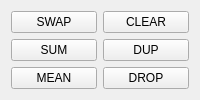
        <widget class="QWidget" name="tab_pile">
         <attribute name="title">
          <string>&amp;Pile</string>
         </attribute>
         <attribute name="toolTip">
          <string>Fonctions pour agir sur la pile.
Raccourci : P</string>
         </attribute>
         <layout class="QHBoxLayout" name="horizontalLayout_6">
          <item>
           <layout class="QGridLayout" name="gridLayout_tabPile">
            <item row="0" column="0">
             <widget class="QPushButton" name="pushButton_swap">
              <property name="toolTip">
               <string>&lt;!DOCTYPE HTML PUBLIC &quot;-//W3C//DTD HTML 4.0//EN&quot; &quot;http://www.w3.org/TR/REC-html40/strict.dtd&quot;&gt;
&lt;html&gt;&lt;head&gt;&lt;meta name=&quot;qrichtext&quot; content=&quot;1&quot; /&gt;&lt;style type=&quot;text/css&quot;&gt;
p, li { white-space: pre-wrap; }
&lt;/style&gt;&lt;/head&gt;&lt;body style=&quot; font-family:'MS Shell Dlg 2'; font-size:7.8pt; font-weight:400; font-style:normal;&quot;&gt;
&lt;p style=&quot; margin-top:0px; margin-bottom:0px; margin-left:0px; margin-right:0px; -qt-block-indent:0; text-indent:0px;&quot;&gt;&lt;span style=&quot; font-size:8pt;&quot;&gt;Dépile X puis Y intervertit les expressions situées au rangs X et Y, comptés à partir de 1 depuis la 1ère expression entrée dans la pile&lt;/span&gt;&lt;/p&gt;
&lt;p style=&quot; margin-top:0px; margin-bottom:0px; margin-left:0px; margin-right:0px; -qt-block-indent:0; text-indent:0px;&quot;&gt;&lt;span style=&quot; font-size:8pt; font-style:italic;&quot;&gt;X: Entier&lt;/span&gt;&lt;/p&gt;
&lt;p style=&quot; margin-top:0px; margin-bottom:0px; margin-left:0px; margin-right:0px; -qt-block-indent:0; text-indent:0px;&quot;&gt;&lt;span style=&quot; font-size:8pt; font-style:italic;&quot;&gt;Y: Entier&lt;/span&gt;&lt;/p&gt;
&lt;p align=&quot;right&quot; style=&quot; margin-top:0px; margin-bottom:0px; margin-left:0px; margin-right:0px; -qt-block-indent:0; text-indent:0px;&quot;&gt;&lt;span style=&quot; font-size:8pt; font-style:italic;&quot;&gt;Rac.:  &lt;/span&gt;&lt;span style=&quot; font-size:8pt; font-weight:600;&quot;&gt;&amp;lt;&lt;/span&gt;&lt;/p&gt;&lt;/body&gt;&lt;/html&gt;</string>
              </property>
              <property name="text">
               <string>SWAP</string>
              </property>
              <property name="shortcut">
               <string>&lt;</string>
              </property>
             </widget>
            </item>
            <item row="0" column="1">
             <widget class="QPushButton" name="pushButton_clear">
              <property name="toolTip">
               <string>&lt;!DOCTYPE HTML PUBLIC &quot;-//W3C//DTD HTML 4.0//EN&quot; &quot;http://www.w3.org/TR/REC-html40/strict.dtd&quot;&gt;
&lt;html&gt;&lt;head&gt;&lt;meta name=&quot;qrichtext&quot; content=&quot;1&quot; /&gt;&lt;style type=&quot;text/css&quot;&gt;
p, li { white-space: pre-wrap; }
&lt;/style&gt;&lt;/head&gt;&lt;body style=&quot; font-family:'MS Shell Dlg 2'; font-size:7.8pt; font-weight:400; font-style:normal;&quot;&gt;
&lt;p style=&quot; margin-top:0px; margin-bottom:0px; margin-left:0px; margin-right:0px; -qt-block-indent:0; text-indent:0px;&quot;&gt;&lt;span style=&quot; font-size:8pt;&quot;&gt;Vide la pile&lt;/span&gt;&lt;/p&gt;
&lt;p align=&quot;right&quot; style=&quot; margin-top:0px; margin-bottom:0px; margin-left:0px; margin-right:0px; -qt-block-indent:0; text-indent:0px;&quot;&gt;&lt;span style=&quot; font-size:8pt; font-style:italic;&quot;&gt;Rac.:  &lt;/span&gt;&lt;span style=&quot; font-size:8pt; font-weight:600;&quot;&gt;Ctrl + Suppr&lt;/span&gt;&lt;/p&gt;&lt;/body&gt;&lt;/html&gt;</string>
              </property>
              <property name="text">
               <string>CLEAR</string>
              </property>
              <property name="shortcut">
               <string>Ctrl+C</string>
              </property>
             </widget>
            </item>
            <item row="1" column="0">
             <widget class="QPushButton" name="pushButton_sum">
              <property name="toolTip">
               <string>&lt;!DOCTYPE HTML PUBLIC &quot;-//W3C//DTD HTML 4.0//EN&quot; &quot;http://www.w3.org/TR/REC-html40/strict.dtd&quot;&gt;
&lt;html&gt;&lt;head&gt;&lt;meta name=&quot;qrichtext&quot; content=&quot;1&quot; /&gt;&lt;style type=&quot;text/css&quot;&gt;
p, li { white-space: pre-wrap; }
&lt;/style&gt;&lt;/head&gt;&lt;body style=&quot; font-family:'MS Shell Dlg 2'; font-size:7.8pt; font-weight:400; font-style:normal;&quot;&gt;
&lt;p style=&quot; margin-top:0px; margin-bottom:0px; margin-left:0px; margin-right:0px; -qt-block-indent:0; text-indent:0px;&quot;&gt;&lt;span style=&quot; font-size:8pt;&quot;&gt;Dépile X puis effectue la somme des Y dernières expressions à avoir été entrées dans la pile&lt;/span&gt;&lt;/p&gt;
&lt;p style=&quot; margin-top:0px; margin-bottom:0px; margin-left:0px; margin-right:0px; -qt-block-indent:0; text-indent:0px;&quot;&gt;&lt;span style=&quot; font-size:8pt; font-style:italic;&quot;&gt;X: Entier&lt;/span&gt;&lt;/p&gt;
&lt;p align=&quot;right&quot; style=&quot; margin-top:0px; margin-bottom:0px; margin-left:0px; margin-right:0px; -qt-block-indent:0; text-indent:0px;&quot;&gt;&lt;span style=&quot; font-size:8pt; font-style:italic;&quot;&gt;Rac.:  &lt;/span&gt;&lt;span style=&quot; font-size:8pt; font-weight:600;&quot;&gt;Ctrl + +&lt;/span&gt;&lt;/p&gt;&lt;/body&gt;&lt;/html&gt;</string>
              </property>
              <property name="text">
               <string>SUM</string>
              </property>
              <property name="shortcut">
               <string>Ctrl++</string>
              </property>
             </widget>
            </item>
            <item row="1" column="1">
             <widget class="QPushButton" name="pushButton_dup">
              <property name="toolTip">
               <string>&lt;!DOCTYPE HTML PUBLIC &quot;-//W3C//DTD HTML 4.0//EN&quot; &quot;http://www.w3.org/TR/REC-html40/strict.dtd&quot;&gt;
&lt;html&gt;&lt;head&gt;&lt;meta name=&quot;qrichtext&quot; content=&quot;1&quot; /&gt;&lt;style type=&quot;text/css&quot;&gt;
p, li { white-space: pre-wrap; }
&lt;/style&gt;&lt;/head&gt;&lt;body style=&quot; font-family:'MS Shell Dlg 2'; font-size:7.8pt; font-weight:400; font-style:normal;&quot;&gt;
&lt;p style=&quot; margin-top:0px; margin-bottom:0px; margin-left:0px; margin-right:0px; -qt-block-indent:0; text-indent:0px;&quot;&gt;&lt;span style=&quot; font-size:8pt;&quot;&gt;Duplique la dernière expression entrée&lt;/span&gt;&lt;/p&gt;
&lt;p align=&quot;right&quot; style=&quot; margin-top:0px; margin-bottom:0px; margin-left:0px; margin-right:0px; -qt-block-indent:0; text-indent:0px;&quot;&gt;&lt;span style=&quot; font-size:8pt; font-style:italic;&quot;&gt;Rac.:  &lt;/span&gt;&lt;span style=&quot; font-size:8pt; font-weight:600;&quot;&gt;Retour (entrée)&lt;/span&gt;&lt;/p&gt;&lt;/body&gt;&lt;/html&gt;</string>
              </property>
              <property name="text">
               <string>DUP</string>
              </property>
             </widget>
            </item>
            <item row="2" column="0">
             <widget class="QPushButton" name="pushButton_mean">
              <property name="toolTip">
               <string>&lt;!DOCTYPE HTML PUBLIC &quot;-//W3C//DTD HTML 4.0//EN&quot; &quot;http://www.w3.org/TR/REC-html40/strict.dtd&quot;&gt;
&lt;html&gt;&lt;head&gt;&lt;meta name=&quot;qrichtext&quot; content=&quot;1&quot; /&gt;&lt;style type=&quot;text/css&quot;&gt;
p, li { white-space: pre-wrap; }
&lt;/style&gt;&lt;/head&gt;&lt;body style=&quot; font-family:'MS Shell Dlg 2'; font-size:7.8pt; font-weight:400; font-style:normal;&quot;&gt;
&lt;p style=&quot; margin-top:0px; margin-bottom:0px; margin-left:0px; margin-right:0px; -qt-block-indent:0; text-indent:0px;&quot;&gt;&lt;span style=&quot; font-size:8pt;&quot;&gt;Dépile X puis effectue la moyenne des X dernières expressions à avoir été rentrées dans la pile&lt;/span&gt;&lt;/p&gt;
&lt;p style=&quot; margin-top:0px; margin-bottom:0px; margin-left:0px; margin-right:0px; -qt-block-indent:0; text-indent:0px;&quot;&gt;&lt;span style=&quot; font-size:8pt; font-style:italic;&quot;&gt;X: Entier&lt;/span&gt;&lt;/p&gt;
&lt;p align=&quot;right&quot; style=&quot; margin-top:0px; margin-bottom:0px; margin-left:0px; margin-right:0px; -qt-block-indent:0; text-indent:0px;&quot;&gt;&lt;span style=&quot; font-size:8pt; font-style:italic;&quot;&gt;Rac.:  &lt;/span&gt;&lt;span style=&quot; font-size:8pt; font-weight:600;&quot;&gt;Ctrl + /&lt;/span&gt;&lt;/p&gt;&lt;/body&gt;&lt;/html&gt;</string>
              </property>
              <property name="text">
               <string>MEAN</string>
              </property>
              <property name="shortcut">
               <string>Ctrl+/</string>
              </property>
             </widget>
            </item>
            <item row="2" column="1">
             <widget class="QPushButton" name="pushButton_drop">
              <property name="toolTip">
               <string>&lt;!DOCTYPE HTML PUBLIC &quot;-//W3C//DTD HTML 4.0//EN&quot; &quot;http://www.w3.org/TR/REC-html40/strict.dtd&quot;&gt;
&lt;html&gt;&lt;head&gt;&lt;meta name=&quot;qrichtext&quot; content=&quot;1&quot; /&gt;&lt;style type=&quot;text/css&quot;&gt;
p, li { white-space: pre-wrap; }
&lt;/style&gt;&lt;/head&gt;&lt;body style=&quot; font-family:'MS Shell Dlg 2'; font-size:7.8pt; font-weight:400; font-style:normal;&quot;&gt;
&lt;p style=&quot; margin-top:0px; margin-bottom:0px; margin-left:0px; margin-right:0px; -qt-block-indent:0; text-indent:0px;&quot;&gt;&lt;span style=&quot; font-size:8pt;&quot;&gt;Supprime la dernière expression entrée&lt;/span&gt;&lt;/p&gt;
&lt;p align=&quot;right&quot; style=&quot; margin-top:0px; margin-bottom:0px; margin-left:0px; margin-right:0px; -qt-block-indent:0; text-indent:0px;&quot;&gt;&lt;span style=&quot; font-size:8pt; font-style:italic;&quot;&gt;Rac.:  &lt;/span&gt;&lt;span style=&quot; font-size:8pt; font-weight:600;&quot;&gt;Suppr&lt;/span&gt;&lt;/p&gt;&lt;/body&gt;&lt;/html&gt;</string>
              </property>
              <property name="text">
               <string>DROP</string>
              </property>
             </widget>
            </item>
           </layout>
          </item>
         </layout>
        </widget>
